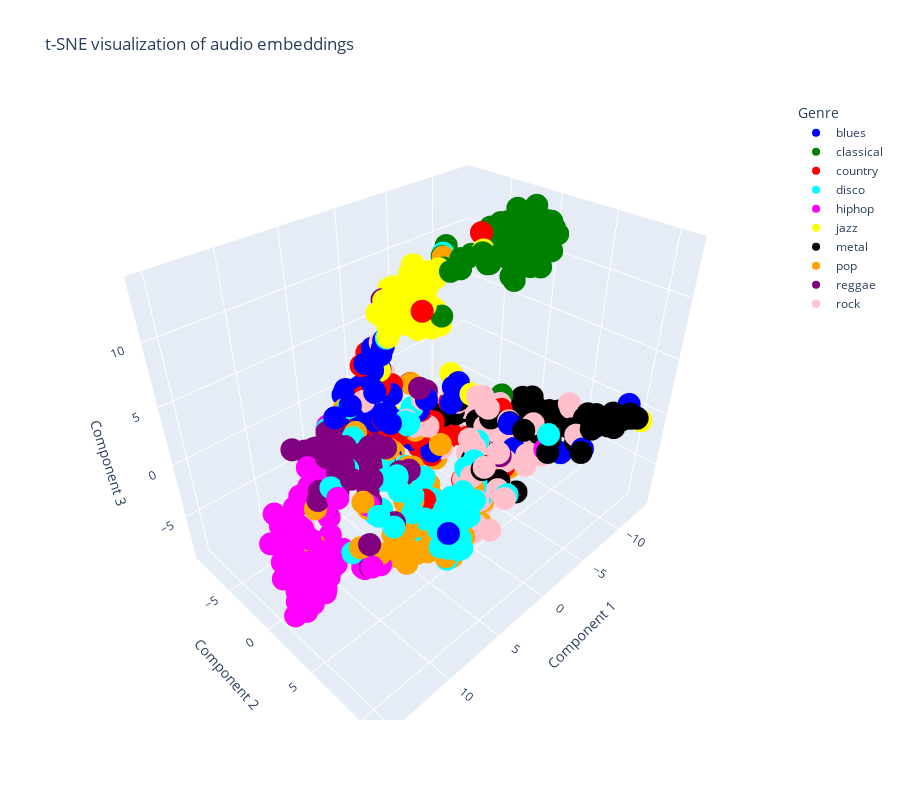

Notebook cell for this chart:
### Code cell
import plotly.graph_objs as go
import plotly.express as px
from sklearn.manifold import TSNE
import pandas as pd

# Parameters for t-SNE
perplexity = 30  # Try values between 5 and 50
learning_rate = 200  # Try values between 10 and 1000
n_iter = 4000  # Number of iterations, higher can lead to better convergence

# Perform t-SNE with adjusted parameters
tsne = TSNE(n_components=3, perplexity=perplexity, learning_rate=learning_rate, n_iter=n_iter, random_state=42)
embeddings_3d = tsne.fit_transform(embeddings)

# Convert to a DataFrame for easier handling
df = pd.DataFrame(embeddings_3d, columns=['Component 1', 'Component 2', 'Component 3'])
df['Genre'] = labels

# Map each genre to a valid Plotly color
colors = {
    'blues': 'blue', 'classical': 'green', 'country': 'red', 'disco': 'cyan', 'hiphop': 'magenta',
    'jazz': 'yellow', 'metal': 'black', 'pop': 'orange', 'reggae': 'purple', 'rock': 'pink'
}

# Plotting with Plotly
fig = px.scatter_3d(df, x='Component 1', y='Component 2', z='Component 3', color='Genre',
                    color_discrete_map=colors, title='t-SNE visualization of audio embeddings')

fig.update_layout(scene=dict(
                    xaxis_title='Component 1',
                    yaxis_title='Component 2',
                    zaxis_title='Component 3'),
                  legend_title='Genre',
                  height=800)  # Increase the height of the figure

fig.show()
